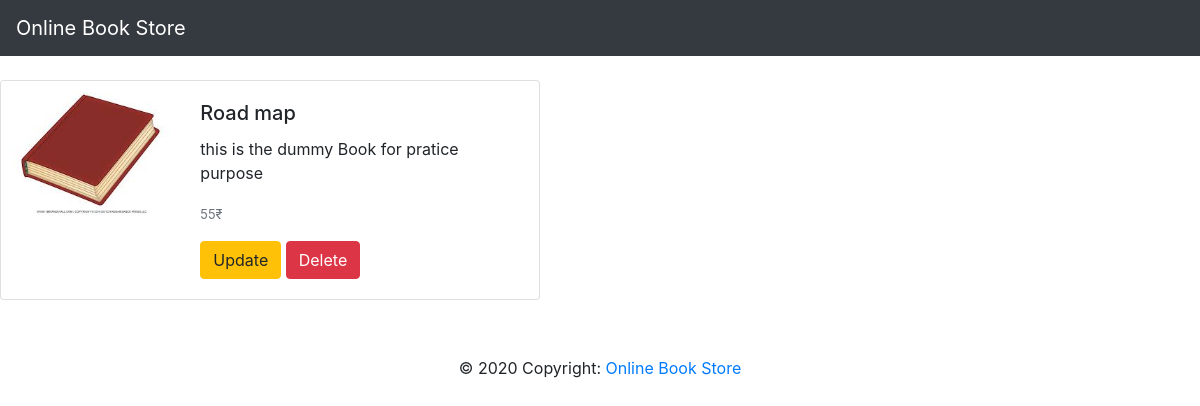
Screenshot of /book/3/ with the database file from the repository.
### website/models.py (models this page shows, shortened)
class Book(models.Model):
    name = models.CharField(max_length=100)
    desc = models.CharField(max_length=300)
    price = models.IntegerField()
    book_image = models.ImageField(default='default.jpg', upload_to='book_images/')

### website/views.py (the view)
# urls.py: path('book/<int:book_id>/', views.book_detail, name='detail'),
def book_detail(request, book_id):
    book = Book.objects.get(id=book_id)
    return render(request, 'website/detail.html', {'book': book})

### website/templates/website/detail.html
{% extends 'website/base.html' %} {% block body %}
<br>
<div class="card mb-3" style="max-width: 540px;">
  <div class="row no-gutters">
    <div class="col-md-4">
      <img src="{{book.book_image.url}}" class="card-img" alt="...">
    </div>
    <div class="col-md-8">
      <div class="card-body">
        <h5 class="card-title">{{book.name}}</h5>
        <p class="card-text">{{book.desc}}</p>
        <p class="card-text"><small class="text-muted">{{book.price}}&#8377;</small></p>
        <a class="btn btn-warning" href="{%url 'website:update' book.id%}">Update</a>
        <a class="btn btn-danger" href="{%url 'website:delete' book.id%}">Delete</a>
      </div>
    </div>
  </div>
</div>
{% endblock body %}

### rows the page displays
Book: book_image (placeholder picture), name "Road map", desc "this is the dummy Book for pratice purpose", price "55"
